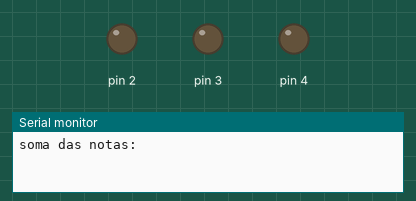
Recording of a sketch running on a simulated Arduino Uno, built with avr-gcc and run on an emulated ATmega328P. Parts: output pins drawn as LEDs (lit = HIGH), the last lines printed to the serial monitor.

Above: at 0.1 s.
At 3.1 s:
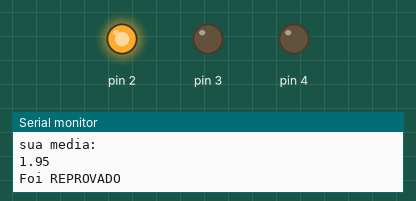
Timing chart, 0 to 4.6 s (numbered marks = the images above):
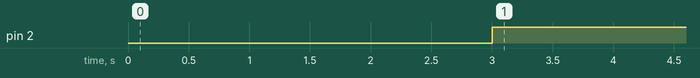

Measured:
- by itself, pin 2: LOW → HIGH at 3.0 s

The sketch:

pratica_presencial.ino
```cpp
/*
Descrição: AULA PRESENCIAL

	Fazer um programa que calcula a média de duas notas, validar se
    o aluno foi reprovado ou aprovado.

    LUZ VERDE --- VOCÊ FOI APROVADO
    LUZ AMARELA ---- RECUPERAÇÃO
    LUZ VERMELHA -- VOCÊ FOI REPROVADO
    NOTA DE REFERÊNCIA = 5

    autor: Bruna Landim
    Data de criação: 20/01/2021

*/


float n1,n2,media,soma;


void setup()
{

  pinMode(2,OUTPUT);
  pinMode(3,OUTPUT);
  pinMode(4,OUTPUT);
  Serial.begin(9600);

}

void loop()
{
	n1= 2.7;
  	n2= 1.2;
  	soma= n1 + n2;
  	media= soma/2;

    Serial.println("soma das notas: ");
  	delay(1000);
	Serial.println(soma);
    delay(1000);
	Serial.println("sua media: ");
  	delay(1000);
    Serial.println(media);

  if(media >= 7){

    Serial.println("Foi APROVADO!");
    digitalWrite(3,HIGH);


 }

 if(media >=5 && media < 7) {

     Serial.println("Esta na RECUPERACAO!");
     digitalWrite(4,HIGH);

  }

  if (media < 5 ){
      Serial.println("Foi REPROVADO");
      digitalWrite(2,HIGH);
  }

  delay(5000);
}
```
